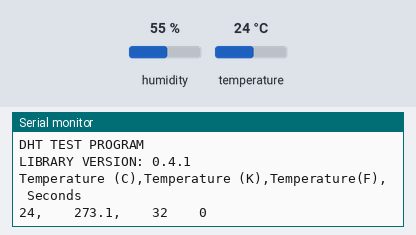
Simulated run of this sketch. Board: Arduino Uno, built with avr-gcc and run on an emulated ATmega328P. Shown: the last lines printed to the serial monitor. The test bench sets the inputs (shaded band); at power-on: temperature 24 °C, humidity 55 %.

Above: at 1.8 s.
1.9 s: temperature set to 12 °C
At 3.1 s:
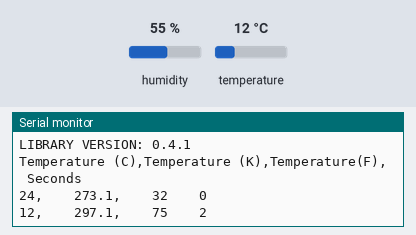
3.4 s: temperature set to 19 °C
At 5.3 s:
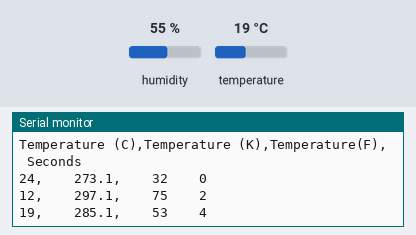

Measured:
- after the input at 1.9 s, the serial monitor: prints a new line after 0.21 s (image 1)
- after the input at 3.4 s, the serial monitor: prints a new line after 0.76 s (image 2)

The sketch:

lab4.ino
```cpp
#include <dht11.h>
dht11 DHT;
#define DHT11_PIN 4
int count = 0;
float lastTemperature = -1000;  // Initialize with a value that is unlikely to be a real temperature

void setup(){
  Serial.begin(9600);
  Serial.println("DHT TEST PROGRAM ");
  Serial.print("LIBRARY VERSION: ");
  Serial.println(DHT11LIB_VERSION);
  Serial.println();
  Serial.println("Temperature (C),Temperature (K),Temperature(F), Seconds");
}

void loop(){
  int chk;
  float Kel = 273.15 + DHT.temperature;
  int Far = DHT.temperature * 1.8 + 32;

  chk = DHT.read(DHT11_PIN);    // READ DATA
  switch (chk){
    case DHTLIB_OK:

                break;
    case DHTLIB_ERROR_CHECKSUM:
                Serial.print("Checksum error,\t");
                break;
    case DHTLIB_ERROR_TIMEOUT:
                Serial.print("Time out error,\t");
                break;
    default:
                Serial.print("Unknown error,\t");
                break;
  }

  // Only print the temperature if it has changed
  if (DHT.temperature != lastTemperature) {
    Serial.print(DHT.temperature, 1);
    Serial.print(",\t");
    Serial.print("\t");
    Serial.print(Kel, 1);
    Serial.print(",\t");
    Serial.print("\t");
    Serial.print(Far, 1);
    Serial.print("\t");
    Serial.print("\t");
    Serial.println(count);
    lastTemperature = DHT.temperature;  // Update last recorded temperature
  }

  delay(1000);
  count++;
}
```
